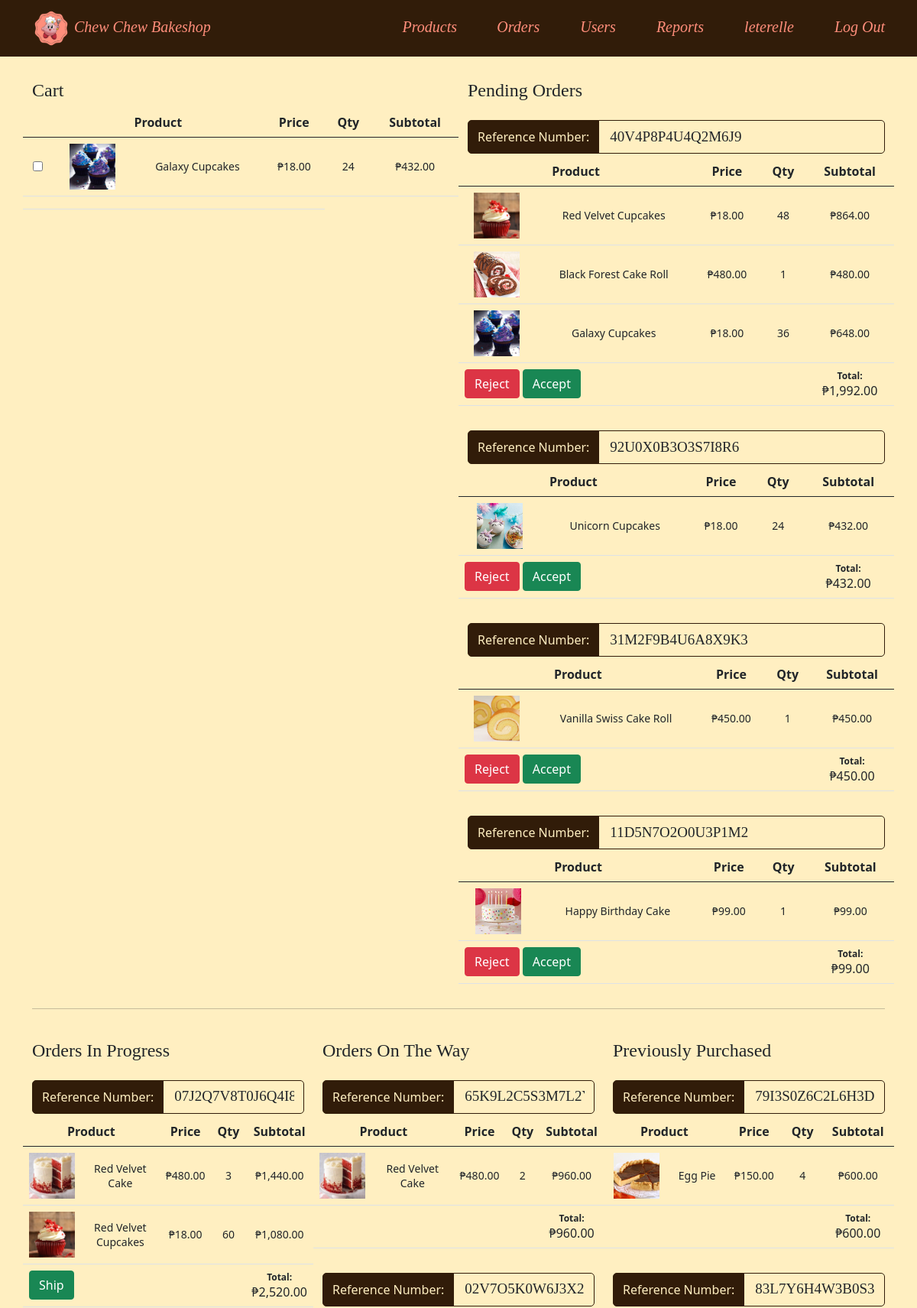
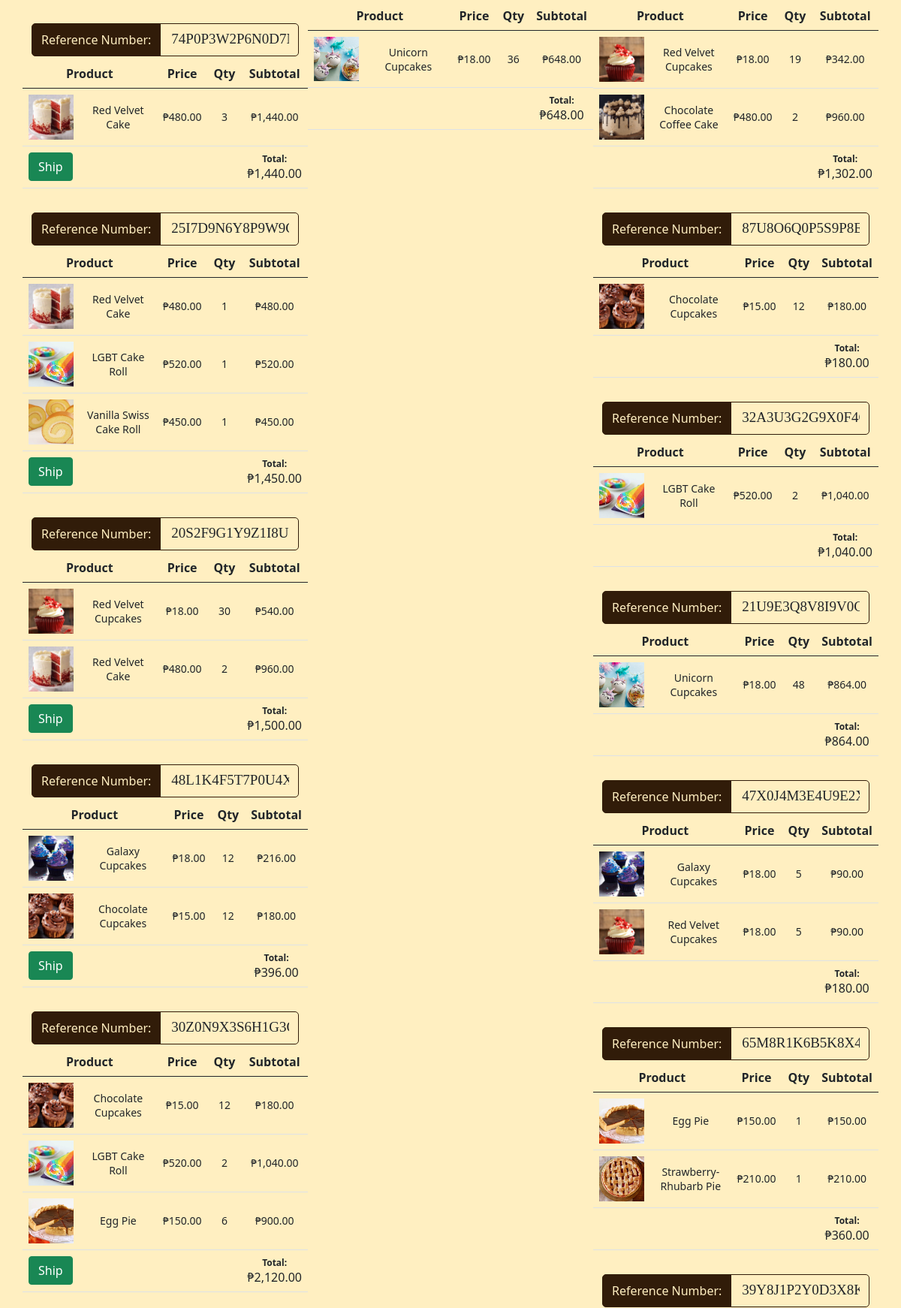
Screenshot of /orders.php (signed in, upper part) with the database file from the repository (2 pictures, top to bottom).
### tables this page shows
CREATE TABLE `orders` (
  `order_id` int(16) NOT NULL,
  `user_id` int(255) NOT NULL,
  `item_id` int(255) NOT NULL,
  `order_ref_num` varchar(16) NOT NULL,
  `order_qty` int(255) NOT NULL,
  `last_update` datetime NOT NULL DEFAULT current_timestamp(),
  `order_status` char(1) NOT NULL DEFAULT 'C' COMMENT 'C = Cart / P = Pending / D = Delivered / X = Cancelled'
);

CREATE TABLE `items` (
  `item_id` int(255) NOT NULL,
  `category_id` int(255) NOT NULL,
  `discount_id` int(255) DEFAULT NULL,
  `item_name` varchar(255) NOT NULL,
  `item_price` decimal(11,2) NOT NULL,
  `item_imgdir` varchar(255) NOT NULL,
  `date_added` datetime NOT NULL DEFAULT current_timestamp(),
  `item_status` char(1) NOT NULL DEFAULT 'A' COMMENT 'A = Active / I = Inactive'
);

### sql_utilities.php (called while the page is built, shortened)
<?php
function query($conn, $sql, $params = array()){
        $stmt=mysqli_stmt_init($conn);
        if(mysqli_stmt_prepare($stmt, $sql)){
            $cnt_p = count($params);
            if(mysqli_stmt_execute($stmt)){
                 $resultData = mysqli_stmt_get_result($stmt);
                 if(!empty($resultData)){
                      $arr=array();
                      while($row = mysqli_fetch_assoc($resultData)){
                          array_push($arr,$row);
                      }
                      return $arr;
                 }
                  else{
                     return true;
                 }
            }
            else{
               return false;
            }
        }
        return false;
    }

### function.php (the view, shortened to what this page needs)
<?php
function display_tables($conn, $user, $status, $list, $loc) {
    $filter = '';
    $user_filter = "AND u.user_id = '$user'";
    if(isset($_SESSION['user_type'])) {
        $user_type = $_SESSION['user_type'];
    }
    if($user_type == 'A' || $user_type == 'D') {
        $user_filter = '';
    }
    $sql = "SELECT o.order_id,
                   u.user_id,
                   i.item_id,
                   o.order_ref_num AS order_ref_num,
                   i.item_name,
                   i.item_imgdir,
                   i.item_price,
                   o.order_qty,
                   (i.item_price * o.order_qty) AS subtotal,
                   o.last_update
            FROM orders o
            JOIN users u ON o.user_id = u.user_id
            JOIN items i ON o.item_id = i.item_id
            WHERE i.item_status != 'I'
              AND u.user_status != 'I'
              $user_filter
              AND o.order_status = '$status'
              $filter";
    $result = query($conn, $sql);
    if(!empty($result)) {
        $start = "SELECT DISTINCT order_ref_num
                  FROM (";
        $end = ") AS customer_orders
                ORDER BY last_update";
        $ref_num_sql = "$start
                        $sql
                        $end";
        $ref_num_result = query($conn, $ref_num_sql);
        foreach($ref_num_result as $key => $row) {
            $ref_num = $row['order_ref_num'];
            echo "
                <div class='row'>";
            if($status != 'C' || $list != '') {
                if($ref_num != '') {
                    echo "
                    <div class='input-group mt-3 mb-1'>
                        <div class='input-group-prepend'>
                            <span class='input-group-text'
                                  id='ref_num'
                                  style='line-height: 30px;
                                         background-color: #311C09;
                                         color: #FFEFC1;
                                         border-radius: 5px 0 0 5px;
                                         border-color: #311C09;'>
                                Reference Number:
                            </span>
                        </div>
                        <input name='reference_number'
                               id='reference_number'
                               type='text'
                               value='" . $ref_num . "'
                               readonly='readonly'
                               class='form-control'
                               style='float: right;
                                      background-color: #FFEFC1;
                                      font-family: Consolas;
                                      font-size: 19px;
                                      padding-left: 14px;
                                      border-radius: 0 5px 5px 0;
                                      border-color: #311C09;'
                               aria-describedby='ref_num'>
                    </div>";
                }
            }
            if($status == 'C' || $ref_num != '') {
                echo "
                    <table class='table'>
                        <thead valign='middle'>";
                if($status == 'C' && $list == '') {
                    echo "
                            <th></th>";
                }
                if($loc != "products") {
                    echo "
                            <th colspan='2'>";
                } else {
                    echo "
                            <th>";
                }
                echo "
                                Product
                            </th>
                            <th>Price</th>
                            <th>Qty</th>
                            <th>Subtotal</th>
                        </thead>";
                if($status != 'C') {
                    $start = "SELECT DISTINCT order_id,
                                              item_name,
                                              item_imgdir,
                                              item_price,
                                              order_qty,
                                              subtotal
                              FROM (";
                    $end = ") AS customer_orders
                            WHERE order_ref_num = '$ref_num'";
                    $ref_num_orders_sql = "$start
                                           $sql
                                           $end";
                    $result = query($conn, $ref_num_orders_sql);
                }
                $total = 0;
                foreach($result as $key => $row) {
                    $order_id = $row['order_id'];
                    $item_imgdir = $row['item_imgdir'];
                    $item_name = $row['item_name'];
                    $item_price = $row['item_price'];
                    $order_qty = $row['order_qty'];
                    $subtotal = $row['subtotal'];
                    echo "
                        <tr valign='middle'>
                            <input name='order_id[]'
                                   id='" . $order_id . "'
                                   type='text'
                                   value='" . $order_id . "'
                                   hidden
                                   class='form-control'>";
                    if($status == 'C' && $list == '') {
                        echo "
                            <td>
                                <input name='checklist[]'
                                       type='checkbox'
                                       value='" . $order_id . "'
                                       class='table-data'>
                            </td>";
                    }
                    if($loc != "products") {
                        echo "
                            <td>
                                <img src='" . $item_imgdir . "'
                                     width='60px'
                                     height='auto'>
                            </td>";
                    }
                    echo "
                            <td class='table-data'>" . $item_name . "</td>
                            <td class='table-data'>
                                ₱" . $item_price . "
                            </td>
                            <td class='table-data'>" . $order_qty . "</td>
                            <td class='table-data'>
                                ₱" . number_format($subtotal, 2, '.', ',') . "
                            </td>
                        </tr>";
                    $total += $subtotal;
                }
                $total = number_format($total, 2, '.', ',');
                echo "
                        <tr valign='middle'>
                            <td colspan='4'
                                style='text-align: left;'>";
                $subloc = '';
                switch($user_type) {
                    case 'A':
                        switch ($status) {
                            case 'P':
                                $rbtn = 'Reject';
                                $gbtn = 'Accept';
                                $subloc = 'pending';
                                break;
                            case 'B':
                                $gbtn = 'Ship';
                                $subloc = 'baking';
                        }
                        break;
                }
                if(isset($rbtn)) {
                    if($status == 'C' && $filter == '' && $rbtn == 'Delete') {
                        echo "
                                <input name='delete'
                                       value='" . $rbtn . "'
                                       type='submit'
                                       class='btn btn-danger'>";
                    } else if($status == 'C' && $filter != '' && $rbtn == 'Cancel') {
                        echo "
                                <input name='delete'
                                       value='" . $rbtn . "'
                                       type='submit'
                                       class='btn btn-danger'>";
                    } else {
                        echo "
                                <a class='btn btn-danger'
                                   href='order_action.php?order_ref_num=" . $ref_num . "&user_type=" . $user_type . "&order_status=" . $status . "&btn=" . $rbtn . "&subloc=" . $subloc . "'>
                                    " . $rbtn . "
                                </a>";
                    }
                }
                if(isset($gbtn)) {
                    if($status == 'C' && $filter == '' && $gbtn == 'Checkout') {
                        echo "
                                <input name='submit'
                                       value='" . $gbtn . "'
                                       type='submit'
                                       class='btn btn-success'>";
                    } else if($status == 'C' && $filter != '' && $gbtn == 'Confirm') {
                        echo "
                                <input name='submit'
                                       value='" . $gbtn . "'
                                       type='submit'
                                       class='btn btn-success'>";
                    } else {
                        echo "
                                    <a class='btn btn-success'
                                       href='order_action.php?order_ref_num=" . $ref_num . "&user_type=" . $user_type . "&order_status=" . $status . "&btn=" . $gbtn . "&subloc=" . $subloc . "'>
                                        " . $gbtn . "
                                    </a>
                                </td>";
                    }
                }
                if($status != 'C' || $filter != '') {
                    echo "
                                <td style='text-align: center;'>
                                    <span class='smtxt'>
                                        Total:
                                    </span>
                                    <br>
                                    <span class='dftxt'>
                                        ₱" . $total . "
                                    </span>
                                </td>";
                }
                echo "
                            </tr>
                    </table>";
            }
            echo "
            </div>";
        }
    }
}
?>

### ccb.css (style rules this page uses)
body { background-color: #FFEFC1; }
input { background-color: #FFF7EE; }
.smtxt { font-size: 12px; font-weight: bold; }
.dftxt { font-size: 16px; font-weight: normal; }
.table-data { font-size: 14px; }
th, td { text-align: center; }

### rows the page displays
orders: item.item_imgdir (picture), item.item_name "Galaxy Cupcakes", item.item_price "18.00", order_qty "24", subtotal "432.00"
orders: item_name "Red Velvet Cupcakes", item_price "18.00", order_qty "48", subtotal "864.00"
orders: shows a picture, item_name "Black Forest Cake Roll", item_price "480.00", order_qty "1", subtotal "480.00"
orders: item_name "Galaxy Cupcakes", item_price "18.00", order_qty "36", subtotal "648.00"
orders: item_name "Unicorn Cupcakes", item_price "18.00", order_qty "24", subtotal "432.00"
orders: item_name "Vanilla Swiss Cake Roll", item_price "450.00", order_qty "1", subtotal "450.00"
orders: shows a picture, item_name "Happy Birthday Cake", item_price "99.00", order_qty "1", subtotal "99.00"
orders: item_name "Red Velvet Cake", item_price "480.00", order_qty "3", subtotal "1,440.00"
orders: item_name "Red Velvet Cupcakes", item_price "18.00", order_qty "60", subtotal "1,080.00"
orders: item_name "Red Velvet Cake", item_price "480.00", order_qty "3", subtotal "1,440.00"
orders: item_name "Red Velvet Cake", item_price "480.00", order_qty "1", subtotal "480.00"
orders: item_name "LGBT Cake Roll", item_price "520.00", order_qty "1", subtotal "520.00"
orders: item_name "Vanilla Swiss Cake Roll", item_price "450.00", order_qty "1", subtotal "450.00"
orders: item_name "Red Velvet Cupcakes", item_price "18.00", order_qty "30", subtotal "540.00"
orders: item_name "Red Velvet Cake", item_price "480.00", order_qty "2", subtotal "960.00"
orders: item_name "Galaxy Cupcakes", item_price "18.00", order_qty "12", subtotal "216.00"
orders: item_name "Chocolate Cupcakes", item_price "15.00", order_qty "12", subtotal "180.00"
orders: item_name "Chocolate Cupcakes", item_price "15.00", order_qty "12", subtotal "180.00"
orders: item_name "LGBT Cake Roll", item_price "520.00", order_qty "2", subtotal "1,040.00"
orders: item_name "Egg Pie", item_price "150.00", order_qty "6", subtotal "900.00"
orders: item_name "Red Velvet Cake", item_price "480.00", order_qty "2", subtotal "960.00"
orders: item_name "Unicorn Cupcakes", item_price "18.00", order_qty "36", subtotal "648.00"
orders: item_name "Egg Pie", item_price "150.00", order_qty "4", subtotal "600.00"
orders: item_name "Red Velvet Cupcakes", item_price "18.00", order_qty "19", subtotal "342.00"
orders: shows a picture, item_name "Chocolate Coffee Cake", item_price "480.00", order_qty "2", subtotal "960.00"
orders: item_name "Chocolate Cupcakes", item_price "15.00", order_qty "12", subtotal "180.00"
orders: item_name "LGBT Cake Roll", item_price "520.00", order_qty "2", subtotal "1,040.00"
orders: item_name "Unicorn Cupcakes", item_price "18.00", order_qty "48", subtotal "864.00"
orders: item_name "Galaxy Cupcakes", item_price "18.00", order_qty "5", subtotal "90.00"
orders: item_name "Red Velvet Cupcakes", item_price "18.00", order_qty "5", subtotal "90.00"
orders: item_name "Egg Pie", item_price "150.00", order_qty "1", subtotal "150.00"
orders: shows a picture, item_name "Strawberry-Rhubarb Pie", item_price "210.00", order_qty "1", subtotal "210.00"

### other values shown
$_SESSION['username'] "leterelle"
$rbtn "Reject"
$gbtn "Accept"
$total "1,992.00"
$total "432.00"
$total "450.00"
$total "99.00"
$gbtn "Ship"
$total "2,520.00"
$total "1,440.00"
$total "1,450.00"
$total "1,500.00"
$total "396.00"
$total "2,120.00"
$total "960.00"
